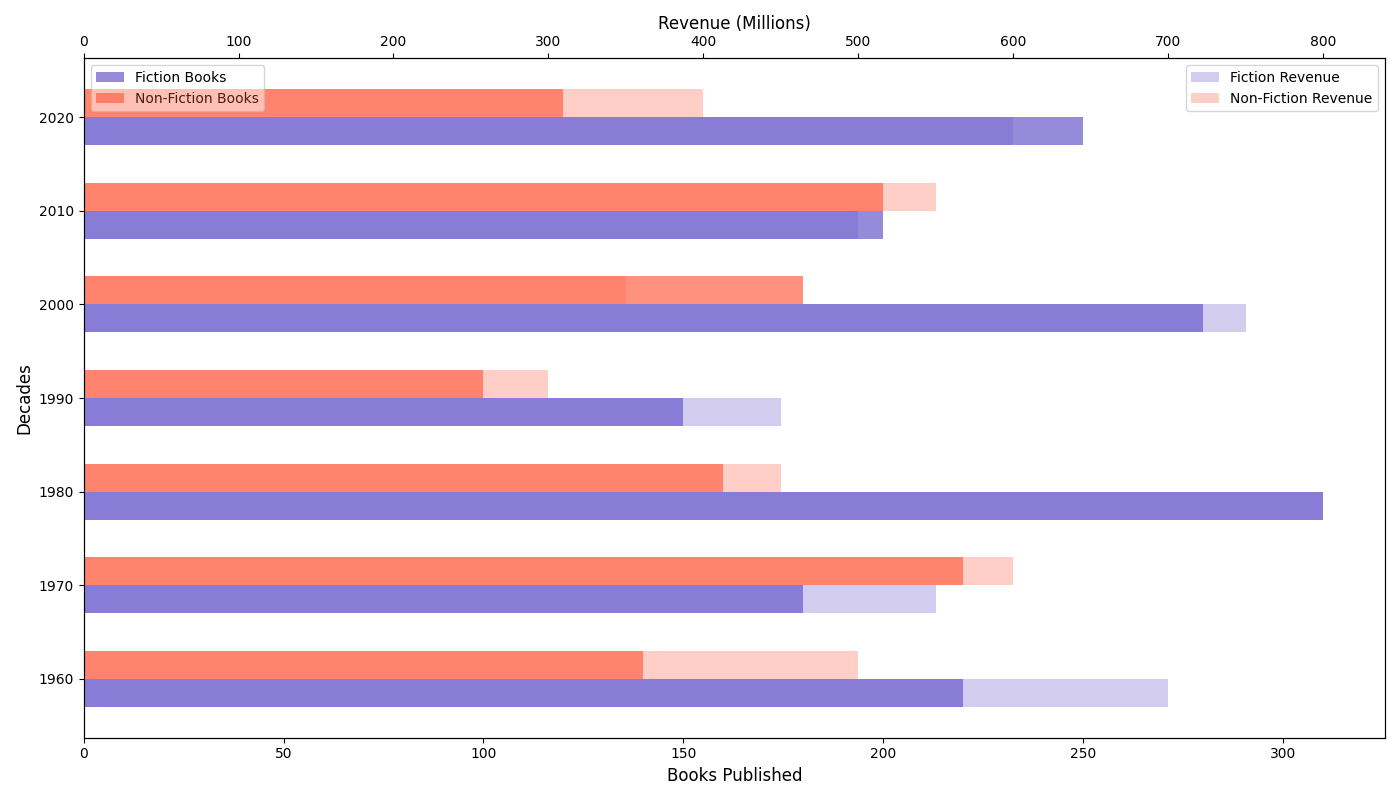

Generate this figure with Python:
import matplotlib.pyplot as plt
import numpy as np

decades = np.arange(1960, 2021, 10)

fiction_books = [220, 180, 310, 150, 280, 200, 250]
non_fiction_books = [140, 220, 160, 100, 180, 200, 120]

fiction_revenue = [700, 550, 800, 450, 750, 500, 600]
non_fiction_revenue = [500, 600, 450, 300, 350, 550, 400]

fig, ax1 = plt.subplots(figsize=(14, 8))

bar_height = 3
ax1.barh(decades - bar_height / 2, fiction_books, height=bar_height, color='#6a5acd', alpha=0.7, label="Fiction Books")
ax1.barh(decades + bar_height / 2, non_fiction_books, height=bar_height, color='#ff6347', alpha=0.7, label="Non-Fiction Books")

ax2 = ax1.twiny()
ax2.barh(decades - bar_height / 2, fiction_revenue, height=bar_height, color='#6a5acd', alpha=0.3, label="Fiction Revenue")
ax2.barh(decades + bar_height / 2, non_fiction_revenue, height=bar_height, color='#ff6347', alpha=0.3, label="Non-Fiction Revenue")

ax1.set_ylabel("Decades", fontsize=12)
ax1.set_xlabel("Books Published", fontsize=12)
ax2.set_xlabel("Revenue (Millions)", fontsize=12)

ax1.legend(loc='upper left')
ax2.legend(loc='upper right')

plt.tight_layout()
plt.show()
